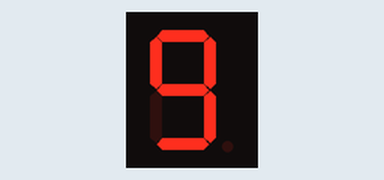
Bench run of a sketch on a simulated ESP8266 (NodeMCU). On the bench: 1-digit seven-segment display. Wiring (inferred from the names in the program): 1-digit 7-segment display, segments lit when HIGH: segments D0, D1, D4, D5, D6, D7, GPIO 3, GPIO 1. The segment pins are drawn as the display they are named for.

Above: at 0.1 s.
At 4.6 s:
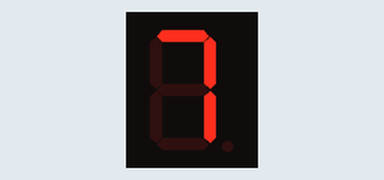
At 11.3 s:
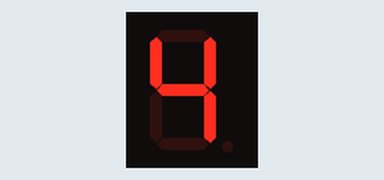
At 18.1 s:
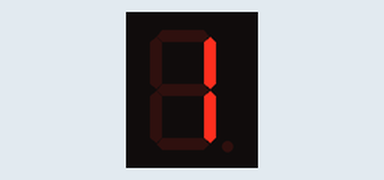
At 23.6 s:
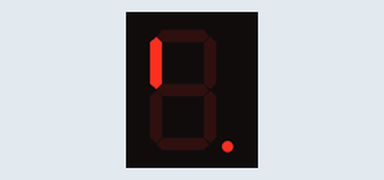
At 38.0 s:
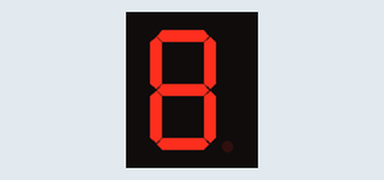

Measured:
- what the display in image 1 shows lasts 1.0 s, from 4.5 s to 5.5 s

The sketch:

DENEYAP_L5_1_6_Segment7_GeriSayimVeBuzzer.ino
```cpp
/*  HAFTA 5 - GOZLE UYGULAMA 1.6
 *  KONU: 7 Segment Display Geri Sayim
 *  Amac: 7 Segment Display ile rakamları gosterme.
 */

#define buzzer_pin D11

#define a D0
#define b D1
#define c D4
#define d D5
#define e D6
#define f D7
#define g D9
#define dp D10

void setup()
{
  pinMode(a, OUTPUT);
  pinMode(b, OUTPUT);
  pinMode(c, OUTPUT);
  pinMode(d, OUTPUT);
  pinMode(e, OUTPUT);
  pinMode(f, OUTPUT);
  pinMode(g, OUTPUT);
  pinMode(dp, OUTPUT);
  pinMode(buzzer_pin, OUTPUT);
}

void loop()
{
  dokuz();
  off();
  delay(250);

  sekiz();
  off();
  delay(250);

  yedi();
  off();
  delay(250);

  alti();
  off();
  delay(250);

  bes();
  off();
  delay(250);

  dort();
  off();
  delay(250);

  uc();
  off();
  delay(250);

  iki();
  off();
  delay(250);

  bir();
  off();
  delay(250);

  sifir();
  off();
  delay(250);

  nokta();
  digitalWrite(buzzer_pin, HIGH);
  delay(1000);
  off();
  digitalWrite(buzzer_pin, LOW);
  delay(500);

  nokta();
  digitalWrite(buzzer_pin, HIGH);
  delay(500);
  off();
  digitalWrite(buzzer_pin, LOW);
  delay(250);

  nokta();
  digitalWrite(buzzer_pin, HIGH);
  delay(250);
  off();
  digitalWrite(buzzer_pin, LOW);
  delay(125);

  nokta();
  digitalWrite(buzzer_pin, HIGH);
  delay(125);
  digitalWrite(buzzer_pin, LOW);
  delay(75);
  off();

  nokta();
  digitalWrite(buzzer_pin, HIGH);
  delay(75);
  off();
  digitalWrite(buzzer_pin, LOW);
  delay(250);
}

void sifir(){
    digitalWrite(a, HIGH);
    digitalWrite(b, HIGH);
    digitalWrite(c, HIGH);
    digitalWrite(d, HIGH);
    digitalWrite(e, HIGH);
    digitalWrite(f, HIGH);
    digitalWrite(g, LOW);
    digitalWrite(dp, LOW);
    delay(1000);
}

void bir(){
    digitalWrite(a, LOW);
    digitalWrite(b, HIGH);
    digitalWrite(c, HIGH);
    digitalWrite(d, LOW);
    digitalWrite(e, LOW);
    digitalWrite(f, LOW);
    digitalWrite(g, LOW);
    digitalWrite(dp, LOW);
    delay(1000);
}

void iki(){
    digitalWrite(a, HIGH);
    digitalWrite(b, HIGH);
    digitalWrite(c, LOW);
    digitalWrite(d, HIGH);
    digitalWrite(e, HIGH);
    digitalWrite(f, LOW);
    digitalWrite(g, HIGH);
    digitalWrite(dp, LOW);
    delay(1000);
}

void uc(){
    digitalWrite(a, HIGH);
    digitalWrite(b, HIGH);
    digitalWrite(c, HIGH);
    digitalWrite(d, HIGH);
    digitalWrite(e, LOW);
    digitalWrite(f, LOW);
    digitalWrite(g, HIGH);
    digitalWrite(dp, LOW);
    delay(1000);
}

void dort(){
    digitalWrite(a, LOW);
    digitalWrite(b, HIGH);
    digitalWrite(c, HIGH);
    digitalWrite(d, LOW);
    digitalWrite(e, LOW);
    digitalWrite(f, HIGH);
    digitalWrite(g, HIGH);
    digitalWrite(dp, LOW);
    delay(1000);
}

void bes(){
    digitalWrite(a, HIGH);
    digitalWrite(b, LOW);
    digitalWrite(c, HIGH);
    digitalWrite(d, HIGH);
    digitalWrite(e, LOW);
    digitalWrite(f, HIGH);
    digitalWrite(g, HIGH);
    digitalWrite(dp, LOW);
    delay(1000);
}

void alti(){
    digitalWrite(a, HIGH);
    digitalWrite(b, LOW);
    digitalWrite(c, HIGH);
    digitalWrite(d, HIGH);
    digitalWrite(e, HIGH);
    digitalWrite(f, HIGH);
    digitalWrite(g, HIGH);
    digitalWrite(dp, LOW);
    delay(1000);
}

void yedi(){
    digitalWrite(a, HIGH);
    digitalWrite(b, HIGH);
    digitalWrite(c, HIGH);
    digitalWrite(d, LOW);
    digitalWrite(e, LOW);
    digitalWrite(f, LOW);
    digitalWrite(g, LOW);
    digitalWrite(dp, LOW);
    delay(1000);
}

void sekiz(){
    digitalWrite(a, HIGH);
    digitalWrite(b, HIGH);
    digitalWrite(c, HIGH);
    digitalWrite(d, HIGH);
    digitalWrite(e, HIGH);
    digitalWrite(f, HIGH);
    digitalWrite(g, HIGH);
    digitalWrite(dp, LOW);
    delay(1000);
}

void dokuz(){
    digitalWrite(a, HIGH);
    digitalWrite(b, HIGH);
    digitalWrite(c, HIGH);
    digitalWrite(d, HIGH);
    digitalWrite(e, LOW);
    digitalWrite(f, HIGH);
    digitalWrite(g, HIGH);
    digitalWrite(dp, LOW);
    delay(1000);
}

void nokta(){
    digitalWrite(a, LOW);
    digitalWrite(b, LOW);
    digitalWrite(c, LOW);
    digitalWrite(d, LOW);
    digitalWrite(e, LOW);
    digitalWrite(f, LOW);
    digitalWrite(g, LOW);
    digitalWrite(dp, HIGH);
    delay(1000);
}

void off(){
    digitalWrite(a, LOW);
    digitalWrite(b, LOW);
    digitalWrite(c, LOW);
    digitalWrite(d, LOW);
    digitalWrite(e, LOW);
    digitalWrite(f, LOW);
    digitalWrite(g, LOW);
    digitalWrite(dp, LOW);
    delay(1000);
}
```
